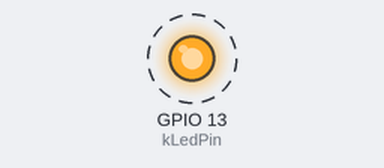
A sketch run on a simulated ESP32. Parts: output pins drawn as LEDs (lit = HIGH). Dashed ring = blinking. What the sketch prints to the serial monitor is not drawn.

Above: at 1.7 s.
Timing chart, 0 to 5.8 s (numbered marks = the images above):
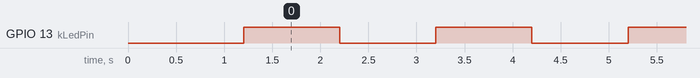

The sketch:

GardenMoistureAPOnly.ino
```cpp
#include <Arduino.h>
#include <WiFi.h>

const char* kApSsid = "Garden-Setup-TEST";
const char* kApPass = "garden1234";
const uint8_t kLedPin = 13;

void setup() {
  pinMode(kLedPin, OUTPUT);
  digitalWrite(kLedPin, LOW);

  Serial.begin(115200);
  delay(1000);
  Serial.println();
  Serial.println("AP-only test starting");

  WiFi.mode(WIFI_AP);
  delay(200);

  // Force a common 2.4 GHz channel and visible WPA2 AP for better compatibility.
  bool ok = WiFi.softAP(kApSsid, kApPass, 6, false, 4);
  if (ok) {
    Serial.println("AP started");
    Serial.print("SSID: ");
    Serial.println(kApSsid);
    Serial.print("PASS: ");
    Serial.println(kApPass);
    Serial.print("CH: ");
    Serial.println(WiFi.channel());
    Serial.print("IP: ");
    Serial.println(WiFi.softAPIP());
  } else {
    Serial.println("AP start failed");
  }
}

void loop() {
  static unsigned long lastMs = 0;
  if (millis() - lastMs >= 1000) {
    lastMs = millis();
    digitalWrite(kLedPin, !digitalRead(kLedPin));
    Serial.print("Stations connected: ");
    Serial.println(WiFi.softAPgetStationNum());
  }
}
```

Measured:
- by itself, GPIO 13 (kLedPin): alternates HIGH for 1.0 s and LOW for 1.0 s
